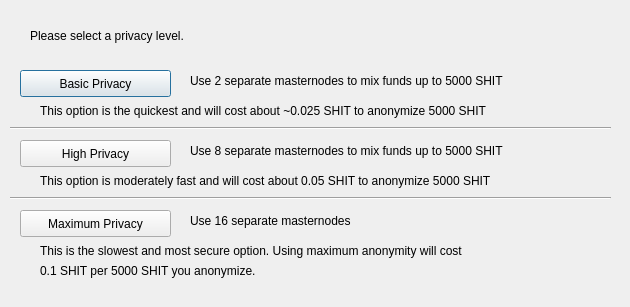
<?xml version="1.0" encoding="UTF-8"?>
<ui version="4.0">
 <class>ObfuscationConfig</class>
 <widget class="QDialog" name="ObfuscationConfig">
  <property name="geometry">
   <rect>
    <x>0</x>
    <y>0</y>
    <width>630</width>
    <height>307</height>
   </rect>
  </property>
  <property name="windowTitle">
   <string>Configure Obfuscation</string>
  </property>
  <widget class="QPushButton" name="buttonBasic">
   <property name="geometry">
    <rect>
     <x>20</x>
     <y>70</y>
     <width>151</width>
     <height>27</height>
    </rect>
   </property>
   <property name="text">
    <string>Basic Privacy</string>
   </property>
  </widget>
  <widget class="QPushButton" name="buttonHigh">
   <property name="geometry">
    <rect>
     <x>20</x>
     <y>140</y>
     <width>151</width>
     <height>27</height>
    </rect>
   </property>
   <property name="text">
    <string>High Privacy</string>
   </property>
  </widget>
  <widget class="QPushButton" name="buttonMax">
   <property name="geometry">
    <rect>
     <x>20</x>
     <y>210</y>
     <width>151</width>
     <height>27</height>
    </rect>
   </property>
   <property name="text">
    <string>Maximum Privacy</string>
   </property>
  </widget>
  <widget class="QLabel" name="label">
   <property name="geometry">
    <rect>
     <x>30</x>
     <y>20</y>
     <width>571</width>
     <height>31</height>
    </rect>
   </property>
   <property name="text">
    <string>Please select a privacy level.</string>
   </property>
  </widget>
  <widget class="QLabel" name="label_2">
   <property name="geometry">
    <rect>
     <x>190</x>
     <y>70</y>
     <width>421</width>
     <height>21</height>
    </rect>
   </property>
   <property name="text">
    <string>Use 2 separate masternodes to mix funds up to 5000 SHIT</string>
   </property>
  </widget>
  <widget class="QLabel" name="label_3">
   <property name="geometry">
    <rect>
     <x>190</x>
     <y>140</y>
     <width>411</width>
     <height>21</height>
    </rect>
   </property>
   <property name="text">
    <string>Use 8 separate masternodes to mix funds up to 5000 SHIT</string>
   </property>
  </widget>
  <widget class="QLabel" name="label_4">
   <property name="geometry">
    <rect>
     <x>190</x>
     <y>210</y>
     <width>421</width>
     <height>21</height>
    </rect>
   </property>
   <property name="text">
    <string>Use 16 separate masternodes</string>
   </property>
  </widget>
  <widget class="QLabel" name="label_6">
   <property name="geometry">
    <rect>
     <x>40</x>
     <y>100</y>
     <width>561</width>
     <height>21</height>
    </rect>
   </property>
   <property name="text">
    <string>This option is the quickest and will cost about ~0.025 SHIT to anonymize 5000 SHIT</string>
   </property>
  </widget>
  <widget class="QLabel" name="label_7">
   <property name="geometry">
    <rect>
     <x>40</x>
     <y>170</y>
     <width>561</width>
     <height>21</height>
    </rect>
   </property>
   <property name="text">
    <string>This option is moderately fast and will cost about 0.05 SHIT to anonymize 5000 SHIT</string>
   </property>
  </widget>
  <widget class="QLabel" name="label_8">
   <property name="geometry">
    <rect>
     <x>40</x>
     <y>240</y>
     <width>561</width>
     <height>21</height>
    </rect>
   </property>
   <property name="text">
    <string>This is the slowest and most secure option. Using maximum anonymity will cost</string>
   </property>
  </widget>
  <widget class="QLabel" name="label_9">
   <property name="geometry">
    <rect>
     <x>40</x>
     <y>260</y>
     <width>561</width>
     <height>21</height>
    </rect>
   </property>
   <property name="text">
    <string>0.1 SHIT per 5000 SHIT you anonymize.</string>
   </property>
  </widget>
  <widget class="Line" name="line">
   <property name="geometry">
    <rect>
     <x>10</x>
     <y>120</y>
     <width>601</width>
     <height>16</height>
    </rect>
   </property>
   <property name="orientation">
    <enum>Qt::Horizontal</enum>
   </property>
  </widget>
  <widget class="Line" name="line_2">
   <property name="geometry">
    <rect>
     <x>10</x>
     <y>190</y>
     <width>601</width>
     <height>16</height>
    </rect>
   </property>
   <property name="orientation">
    <enum>Qt::Horizontal</enum>
   </property>
  </widget>
 </widget>
 <resources/>
 <connections/>
</ui>
